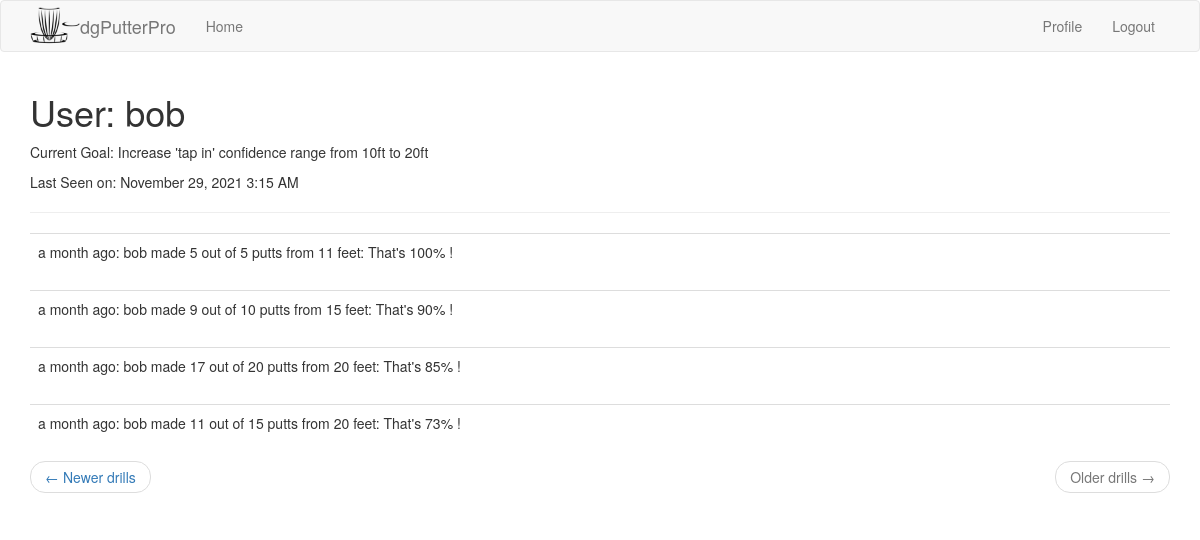
The app's page /user/bob?page=2 (signed in) with its own data.
### app/models.py (models this page shows, shortened)
class User(UserMixin, db.Model):
    id = db.Column(db.Integer, primary_key=True)
    username = db.Column(db.String(64), index=True, unique=True)
    email = db.Column(db.String(120), index=True, unique=True)
    password_hash = db.Column(db.String(128))
    drills = db.relationship('Drill', backref='user', lazy='dynamic')
    current_goal = db.Column(db.String(140))
    last_seen = db.Column(db.DateTime, default=datetime.utcnow)

class Drill(db.Model):
    id = db.Column(db.Integer, primary_key=True)
    user_id = db.Column(db.Integer, db.ForeignKey('user.id'))
    timestamp = db.Column(db.DateTime, index=True, default=datetime.utcnow)
    putt_distance = db.Column(db.Integer)
    number_attempts = db.Column(db.Integer)
    number_putts_made = db.Column(db.Integer)
    CheckConstraint(number_putts_made <= number_attempts)

### app/main/routes.py (the view)
@bp.route('/user/<username>')
@login_required
def user(username):
    user = User.query.filter_by(username=username).first_or_404()
    page = request.args.get('page', 1, type=int)
    drills = user.drills.order_by(Drill.timestamp.desc()).paginate(page, current_app.config['DRILLS_PER_PAGE'], False)
    next_url = url_for('main.user', username=user.username, page=drills.next_num) \
        if drills.has_next else None
    prev_url = url_for('main.user', username=user.username, page=drills.prev_num) \
        if drills.has_prev else None
    return render_template('user.html', user=user, drills=drills.items, next_url=next_url, prev_url=prev_url)

### app/main/routes.py (called while the page is built)
@bp.before_app_request
def before_request():
    if current_user.is_authenticated:
        current_user.last_seen = datetime.utcnow()
        db.session.commit()

### app/models.py (called while the page is built)
@login.user_loader
def load_user(id):
    return User.query.get(int(id))

### app/templates/user.html (shortened to what this page needs)
{% extends "base.html" %}
{% block app_content %}
    <h1>User: {{ user.username }}</h1>
    {% if user.current_goal %}<p>Current Goal: {{ user.current_goal }}</p>{% endif %}
    {% if user.last_seen %}
        <p>Last Seen on: {{ moment(user.last_seen).format('LLL') }}</p>
    {% endif %}
    <hr>
    {% for drill in drills %}
        {% include '_drill.html' %}
    {% endfor %}
    <nav aria-label="...">
        <ul class="pager">
            <li class="previous{% if not prev_url %} disabled{% endif %}">
                <a href="{{ prev_url or '#' }}">
                    <span aria-hidden="true">&larr;</span> Newer drills
                </a>
            </li>
            <li class="next{% if not next_url %} disabled{% endif %}">
                <a href="{{ next_url or '#' }}">
                    Older drills <span aria-hidden="true">&rarr;</span>
                </a>
            </li>
        </ul>
    </nav>
{% endblock %}

### app/templates/_drill.html
<table class="table table-hover">
    <tr valign="top">
        <td>
            {{ moment(drill.timestamp).fromNow() }}: {{ drill.user.username }} made {{ drill.number_putts_made }}
            out of {{ drill.number_attempts }} putts
            from {{ drill.putt_distance }} feet:
            That's {{ (drill.number_putts_made / drill.number_attempts * 100) |round|int}}% !
        </td>
    </tr>
</table>

### records on screen
User: username "bob", current_goal "Increase 'tap in' confidence range from 10ft to 20ft", last_seen "November 29, 2021 3:15 AM"
Drill: timestamp "a month ago", user.username "bob", number_putts_made "5", number_attempts "5", putt_distance "11", number_putts_made+number_attempts "100"
Drill: timestamp "a month ago", user.username "bob", number_putts_made "9", number_attempts "10", putt_distance "15", number_putts_made+number_attempts "90"
Drill: timestamp "a month ago", user.username "bob", number_putts_made "17", number_attempts "20", putt_distance "20", number_putts_made+number_attempts "85"
Drill: timestamp "a month ago", user.username "bob", number_putts_made "11", number_attempts "15", putt_distance "20", number_putts_made+number_attempts "73"
